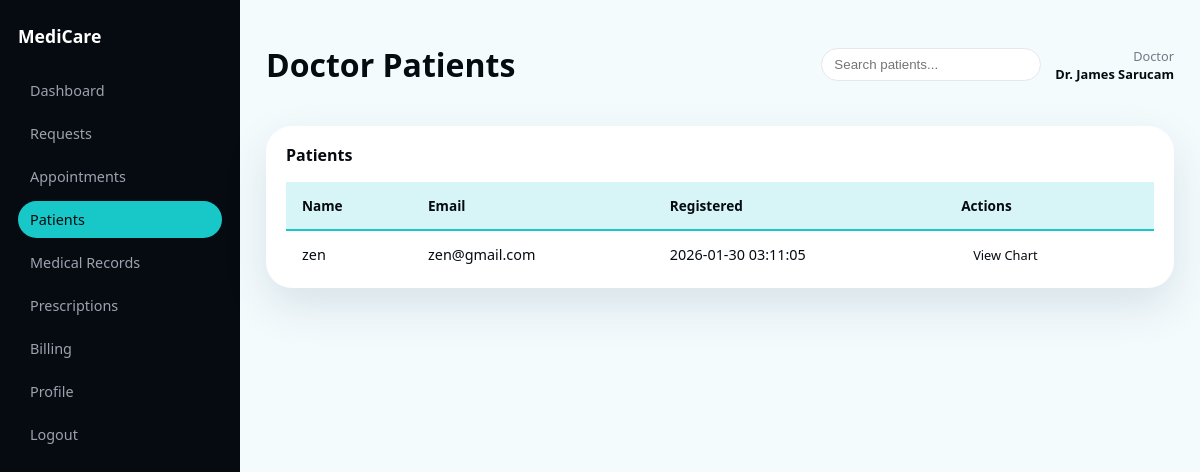
/medicare-clinic/index.php?page=staff-patients (signed in), run on an earlier commit of the app's database.
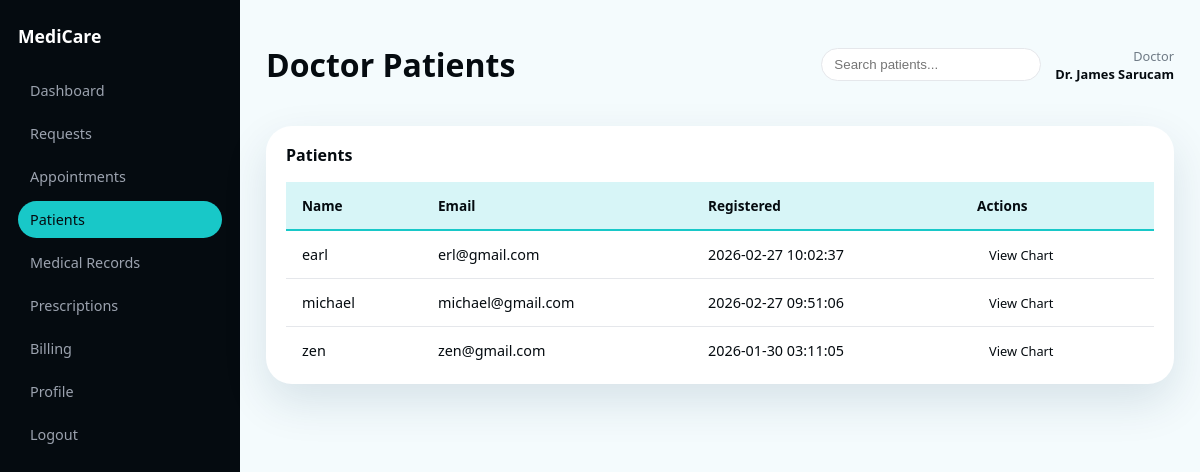
And on a later commit of the database.
### tables this page shows
CREATE TABLE users (
            id INTEGER PRIMARY KEY AUTOINCREMENT,
            email TEXT NOT NULL UNIQUE,
            password_hash TEXT NOT NULL,
            name TEXT NOT NULL,
            role TEXT NOT NULL CHECK(role IN ('admin','doctor','nurse','receptionist','patient')),
            created_at TEXT DEFAULT CURRENT_TIMESTAMP
        , department TEXT);

### medicare-clinic/config/auth.php (called while the page is built, shortened)
<?php
function current_user()
{
    return $_SESSION['user'] ?? null;
}
function current_role(): ?string
{
    $user = current_user();
    return $user['role'] ?? null;
}

### medicare-clinic/app/views/staff/patients.php (the view, shortened to what this page needs)
<?php
require __DIR__ . '/../layouts/staff_sidebar.php';
$pdo = $GLOBALS['pdo'] ?? null;
$user = current_user();
$role = ucfirst(current_role() ?? 'Staff');
$sidebar = render_staff_sidebar();
$patients = [];
if ($pdo) {
    $stmt = $pdo->query("SELECT id, name, email, created_at FROM users WHERE role = 'patient' ORDER BY name");
    $patients = $stmt ? $stmt->fetchAll(PDO::FETCH_ASSOC) : [];
}
?>
<div class="app-shell">
    <?php echo $sidebar; ?>
    <main class="main-content">
        <header class="main-header">
            <h1><?php echo $role; ?> Patients</h1>
            <div class="header-right">
                <div class="search-bar">
                    <input type="text" placeholder="Search patients..." />
                </div>
                <div class="user-info">
                    <span class="role"><?php echo $role; ?></span>
                    <span class="name"><?php echo htmlspecialchars($user['name'] ?? $role); ?></span>
                </div>
            </div>
        </header>
        <section class="panel">
            <div class="panel-header">
                <h3>Patients</h3>
            </div>
            <table class="data-table">
                <thead>
                    <tr>
                        <th>Name</th>
                        <th>Email</th>
                        <th>Registered</th>
                        <th>Actions</th>
                    </tr>
                </thead>
                <tbody>
                    <?php foreach ($patients as $p): ?>
                    <tr>
                        <td><?php echo htmlspecialchars($p['name']); ?></td>
                        <td><?php echo htmlspecialchars($p['email']); ?></td>
                        <td><?php echo htmlspecialchars($p['created_at'] ?? '—'); ?></td>
                        <td><span class="btn-outline small">View Chart</span></td>
                    </tr>
                    <?php endforeach; ?>
                </tbody>
            </table>
        </section>
    </main>
</div>

What changed in the data, as far as the page shows it:
added users: name "earl", email "erl@gmail.com", created_at "2026-02-27 10:02:37"
added users: name "michael", email "michael@gmail.com", created_at "2026-02-27 09:51:06"
